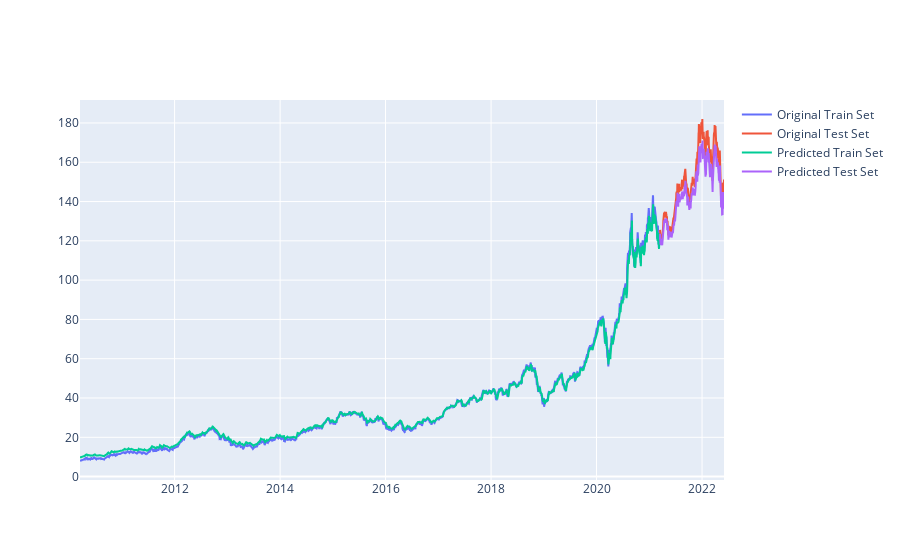

Source (notebook cell):
### Code cell
fig = go.Figure()
fig.add_trace( go.Scatter( x=dates_train, y=y_train_original,mode='lines', name="Original Train Set" ) )
fig.add_trace( go.Scatter( x=dates_test, y=y_test_original,mode='lines', name="Original Test Set" ) )
fig.add_trace( go.Scatter( x=dates_train, y=y_pred_train, name="Predicted Train Set" ) )
fig.add_trace( go.Scatter( x=dates_test, y=y_pred,mode='lines', name="Predicted Test Set" ) )
fig.show()

### Figure 1 — Plotly figure (JSON) as saved in the notebook; plotly's stock layout.template omitted (floating-point values rounded to 4 significant figures; data arrays with more than 128 entries replaced by an {"elided": "..."} marker saying what was removed)
{"data": [{"mode": "lines", "name": "Original Train Set", "type": "scatter", "x": {"elided": "2768 str values"}, "y": {"elided": "2768 float values"}}, {"mode": "lines", "name": "Original Test Set", "type": "scatter", "x": {"elided": "308 str values"}, "y": {"elided": "308 float values"}}, {"name": "Predicted Train Set", "type": "scatter", "x": {"elided": "2768 str values"}, "y": {"elided": "2768 float values"}}, {"mode": "lines", "name": "Predicted Test Set", "type": "scatter", "x": {"elided": "308 str values"}, "y": {"elided": "308 float values"}}], "layout": {}}
